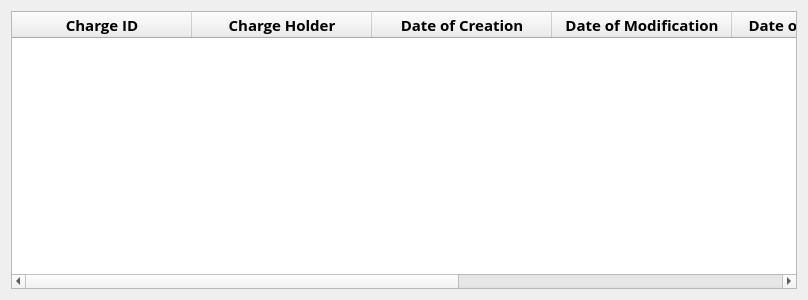
<?xml version="1.0" encoding="UTF-8"?>
<ui version="4.0">
 <class>Form</class>
 <widget class="QWidget" name="Form">
  <property name="geometry">
   <rect>
    <x>0</x>
    <y>0</y>
    <width>808</width>
    <height>300</height>
   </rect>
  </property>
  <property name="windowTitle">
   <string>Form</string>
  </property>
  <layout class="QGridLayout" name="gridLayout">
   <item row="0" column="0">
    <widget class="QTableWidget" name="Table">
     <property name="font">
      <font>
       <family>Open Sans</family>
       <pointsize>10</pointsize>
      </font>
     </property>
     <property name="textElideMode">
      <enum>Qt::ElideLeft</enum>
     </property>
     <attribute name="horizontalHeaderMinimumSectionSize">
      <number>50</number>
     </attribute>
     <attribute name="horizontalHeaderDefaultSectionSize">
      <number>180</number>
     </attribute>
     <attribute name="verticalHeaderCascadingSectionResizes">
      <bool>false</bool>
     </attribute>
     <attribute name="verticalHeaderDefaultSectionSize">
      <number>50</number>
     </attribute>
     <column>
      <property name="text">
       <string>Charge ID</string>
      </property>
      <property name="font">
       <font>
        <family>Garamond</family>
        <pointsize>11</pointsize>
        <weight>75</weight>
        <bold>true</bold>
        <stylestrategy>PreferAntialias</stylestrategy>
       </font>
      </property>
     </column>
     <column>
      <property name="text">
       <string>Charge Holder</string>
      </property>
      <property name="font">
       <font>
        <family>Garamond</family>
        <pointsize>11</pointsize>
        <weight>75</weight>
        <bold>true</bold>
        <stylestrategy>PreferAntialias</stylestrategy>
       </font>
      </property>
     </column>
     <column>
      <property name="text">
       <string>Date of Creation</string>
      </property>
      <property name="font">
       <font>
        <family>Garamond</family>
        <pointsize>11</pointsize>
        <weight>75</weight>
        <bold>true</bold>
        <stylestrategy>PreferAntialias</stylestrategy>
       </font>
      </property>
     </column>
     <column>
      <property name="text">
       <string>Date of Modification</string>
      </property>
      <property name="font">
       <font>
        <family>Garamond</family>
        <pointsize>11</pointsize>
        <weight>75</weight>
        <bold>true</bold>
        <stylestrategy>PreferAntialias</stylestrategy>
       </font>
      </property>
     </column>
     <column>
      <property name="text">
       <string>Date of Satisfaction</string>
      </property>
      <property name="font">
       <font>
        <family>Garamond</family>
        <pointsize>11</pointsize>
        <weight>75</weight>
        <bold>true</bold>
        <stylestrategy>PreferAntialias</stylestrategy>
       </font>
      </property>
     </column>
     <column>
      <property name="text">
       <string>Amount</string>
      </property>
      <property name="font">
       <font>
        <family>Garamond</family>
        <pointsize>11</pointsize>
        <weight>75</weight>
        <bold>true</bold>
        <stylestrategy>PreferAntialias</stylestrategy>
       </font>
      </property>
     </column>
     <column>
      <property name="text">
       <string>Address of Chargeholder</string>
      </property>
      <property name="font">
       <font>
        <family>Garamond</family>
        <pointsize>11</pointsize>
        <weight>75</weight>
        <bold>true</bold>
        <stylestrategy>PreferAntialias</stylestrategy>
       </font>
      </property>
     </column>
    </widget>
   </item>
  </layout>
 </widget>
 <resources/>
 <connections/>
</ui>
